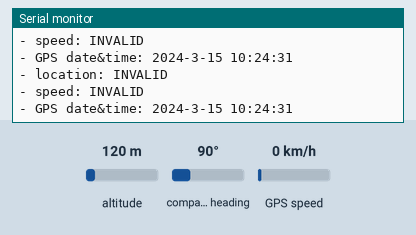
A sketch run on a simulated ESP32. Parts: the last lines printed to the serial monitor. The test bench sets the inputs (shaded band); at power-on: altitude 120 m, GPS speed 0 km/h, compass heading 90°. The GPS gets a fix after 3 s at 37.7749, -122.4194 with 8 satellites.

Above: at 1.2 s.
1.3 s: altitude set to 20 m
At 2.7 s:
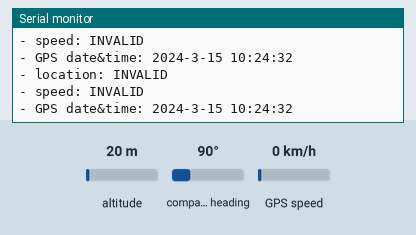
4.5 s: GPS speed set to 2 km/h
At 5.8 s:
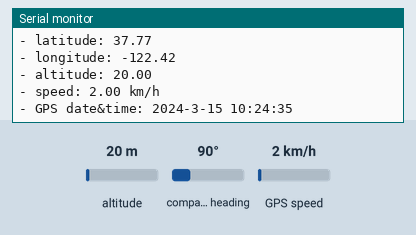
6.0 s: altitude set to 250 m
At 6.7 s:
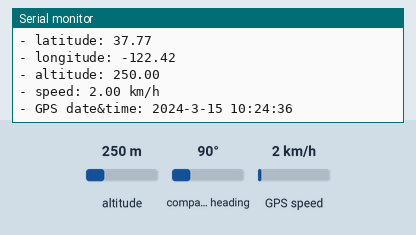
Timing chart, 0 to 9.0 s (numbered marks = the images above; inputs shaded):
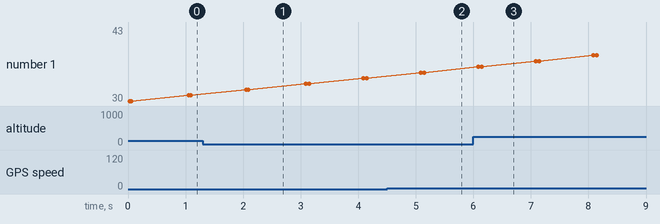

The sketch:

FullExample.ino
```cpp
#include <TinyGPS++.h>
#define RX_PIN 16
#define TX_PIN 17
#define GPS_BAUDRATE 9600  // The default baudrate of NEO-6M is 9600

TinyGPSPlus gps;  // the TinyGPS++ object

void setup() {
  Serial.begin(115200);
    Serial2.begin(GPS_BAUDRATE, SERIAL_8N1, RX_PIN, TX_PIN);

  Serial.println(F("ESP32 - GPS module"));
}

void loop() {
  if (Serial2.available() > 0) {
    if (gps.encode(Serial2.read())) {
      if (gps.location.isValid()) {
        Serial.print(F("- latitude: "));
        Serial.println(gps.location.lat());

        Serial.print(F("- longitude: "));
        Serial.println(gps.location.lng());

        Serial.print(F("- altitude: "));
        if (gps.altitude.isValid())
          Serial.println(gps.altitude.meters());
        else
          Serial.println(F("INVALID"));
      } else {
        Serial.println(F("- location: INVALID"));
      }

      Serial.print(F("- speed: "));
      if (gps.speed.isValid()) {
        Serial.print(gps.speed.kmph());
        Serial.println(F(" km/h"));
      } else {
        Serial.println(F("INVALID"));
      }

      Serial.print(F("- GPS date&time: "));
      if (gps.date.isValid() && gps.time.isValid()) {
        Serial.print(gps.date.year());
        Serial.print(F("-"));
        Serial.print(gps.date.month());
        Serial.print(F("-"));
        Serial.print(gps.date.day());
        Serial.print(F(" "));
        Serial.print(gps.time.hour());
        Serial.print(F(":"));
        Serial.print(gps.time.minute());
        Serial.print(F(":"));
        Serial.println(gps.time.second());
      } else {
        Serial.println(F("INVALID"));
      }

      Serial.println();
    }
  }

  if (millis() > 5000 && gps.charsProcessed() < 10)
    Serial.println(F("No GPS data received: check wiring"));
}
```

Measured:
- after the input at 4.5 s, the serial monitor: prints a new line after 0.59 s (image 2)
- after the input at 6.0 s, the serial monitor: prints a new line after 0.09 s (image 3)
